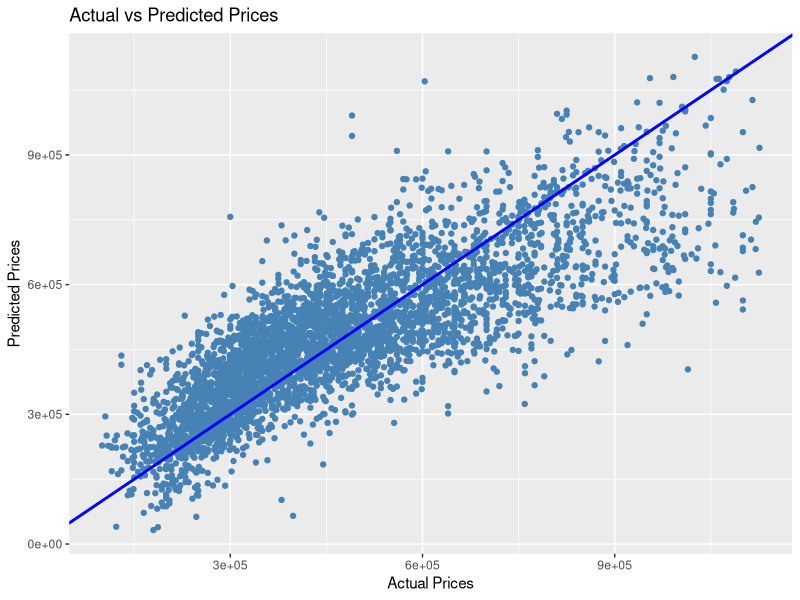

The R script that drew this image:
## ---- chunk 1
# loading necessary library
library(dplyr)
library(ggplot2)
## ---- chunk 2
# Loading the csv file for modeling
cleaned_data_file <- read.csv("cleaned_data_file.csv")
## ---- chunk 3
# Dropping the date column for data modeling
cleaned_data_file <- cleaned_data_file %>%  select(-date)
## ---- chunk 4
# Splitting the data into training and testing sets (80% training, 20% testing)
set.seed(666) 
train_indices <- sample(1:nrow(cleaned_data_file), size = 0.8 * nrow(cleaned_data_file))
train_data <- cleaned_data_file[train_indices, ]
test_data <- cleaned_data_file[-train_indices, ]

## ---- chunk 5
# Building the linear regression model using relevant features
model <- lm(price ~ ., data = train_data)
## ---- chunk 6
# Summarizing the model
summary(model)
## ---- chunk 7
# Predicting on the test data
predicted_prices <- predict(model, test_data)
## ---- chunk 8
# R-squared: This is provided by the summary(model) output
r_squared <- summary(model)$r.squared
paste("R-squared:", r_squared)
## ---- chunk 9
# Calculating the mean squared error (MSE)
mse <- mean((test_data$price - predicted_prices)^2)
paste("Mean Squared Error:", mse)
## ---- chunk 10
# Root Mean Squared Error (RMSE)
rmse <- sqrt(mse)
paste("Root Mean Squared Error (RMSE):", rmse)
## ---- chunk 11
# Mean Absolute Error (MAE)
mae <- mean(abs(test_data$price - predicted_prices))
paste("Mean Absolute Error (MAE):", mae)
## ---- chunk 12
# Visualizing actual vs. predicted prices
ggplot(test_data, aes(x = price, y = predicted_prices)) +
  geom_point(color = "steelblue") +
  geom_abline(slope = 1, intercept = 0, color = "blue", linewidth = 1) +
  labs(title = "Actual vs Predicted Prices", x = "Actual Prices", y = "Predicted Prices")
